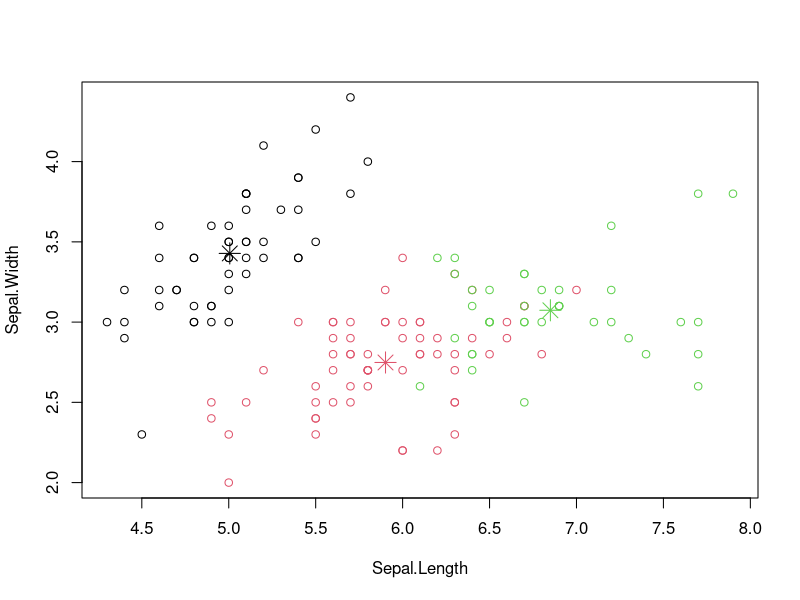
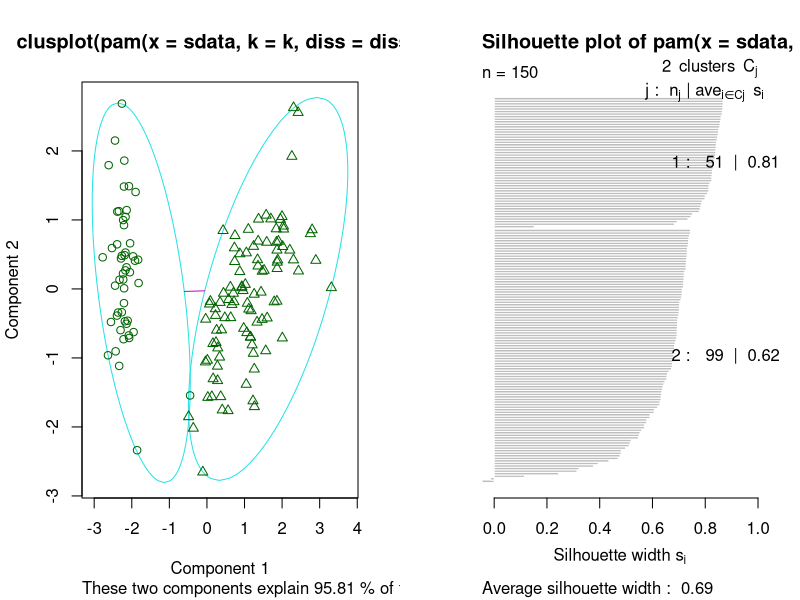
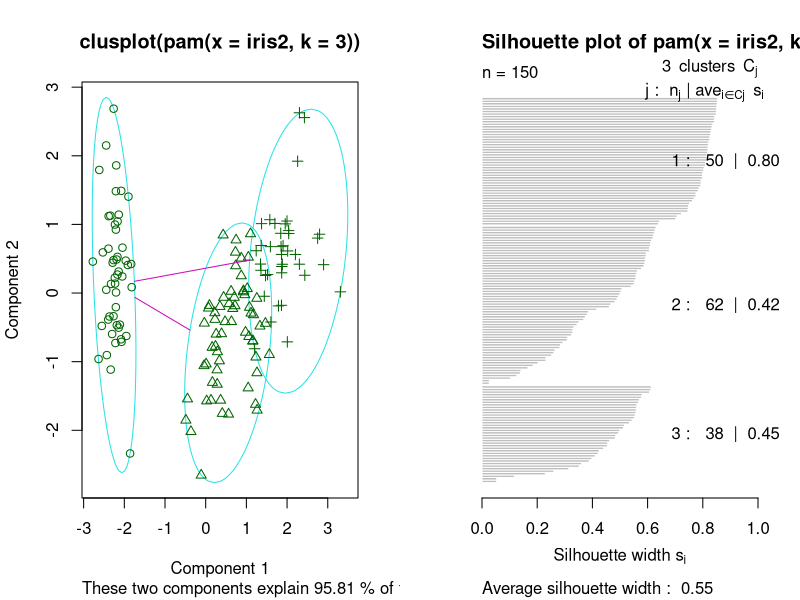
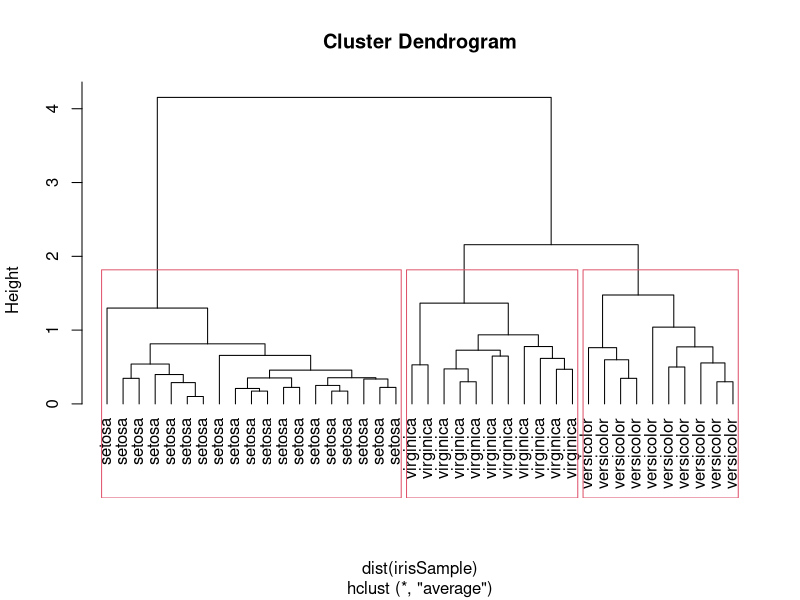
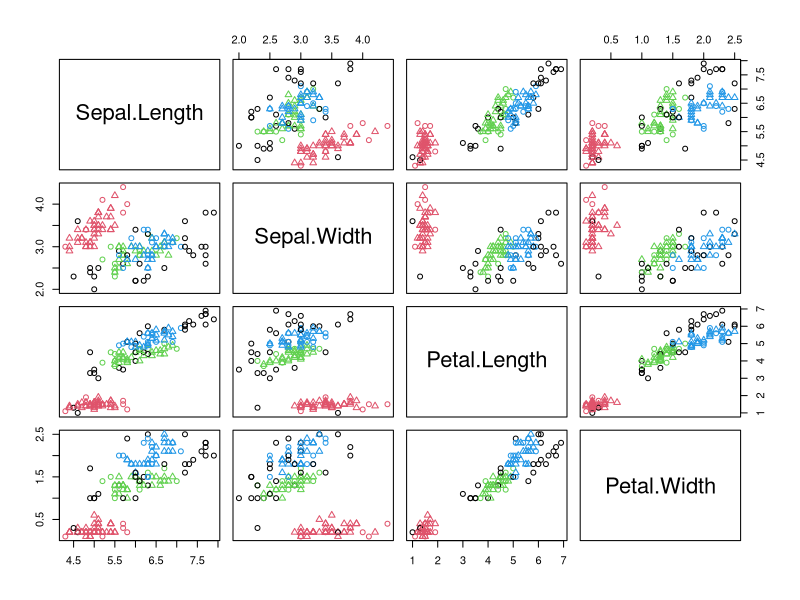
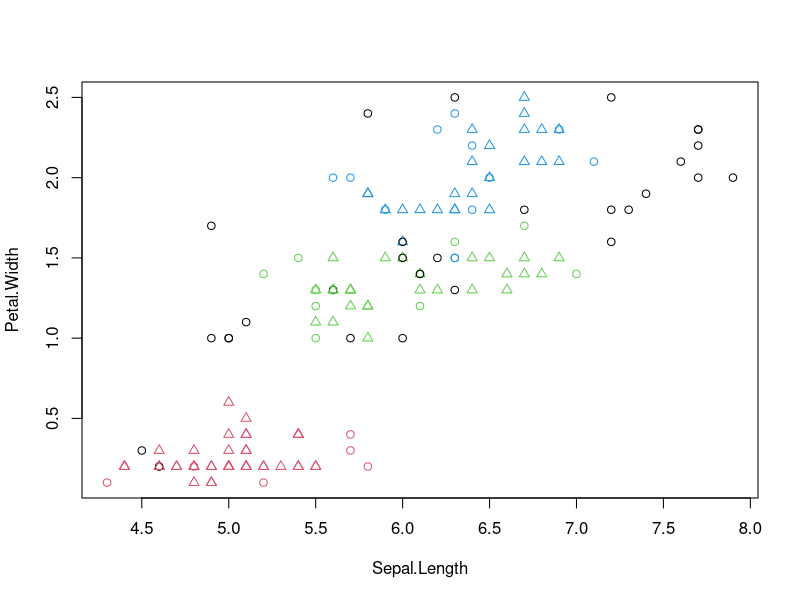
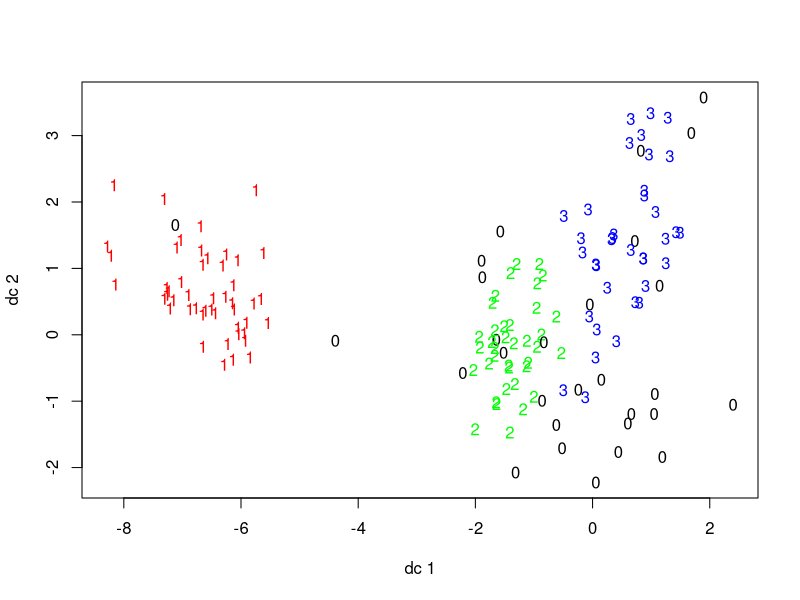
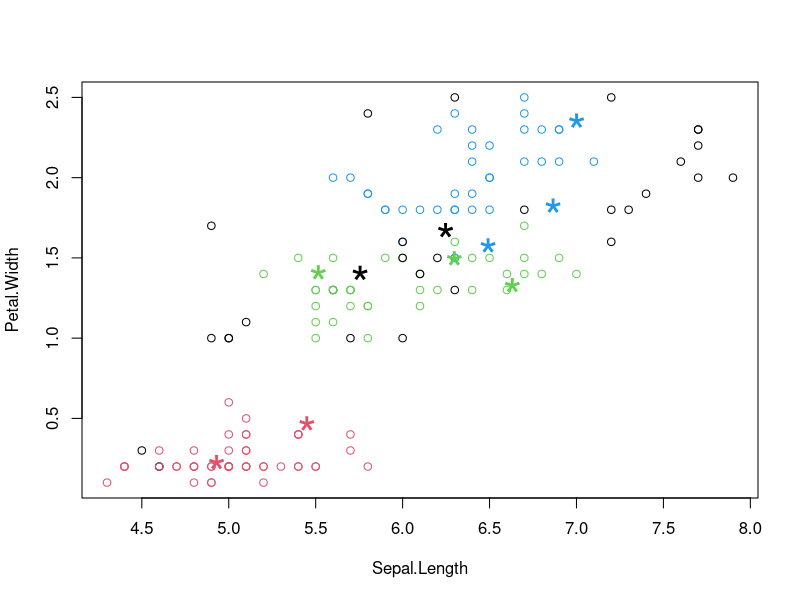

Generate these figures, in order, with R:
#' ## Chapter 6 Clustering   


#' ### 6.1 The k-Means Clustering   

#+ include=FALSE
set.seed(8953)

#+
iris2 <- iris
head(iris2)
iris2$Species <- NULL     # same as iris2[,-5]
head(iris2)
(kmeans.result <- kmeans(iris2, 3))    # the number of cluster = 3
str(kmeans.result)
kmeans.result$centers

#+
table(iris$Species, kmeans.result$cluster)

#+
plot(iris2[c("Sepal.Length", "Sepal.Width")], col = kmeans.result$cluster)
# plot cluster centers
points(kmeans.result$centers[,c("Sepal.Length", "Sepal.Width")], col = 1:3, 
       pch = 8, cex=2)

#' ### 6.2 The k-Medoids Clustering

#' #### Summary of the k-Medoids Clustering  
#' A medoid is the point in the cluster defined by
#' \[arg\, min_{x \in X} \sum_{y\in(X-\{x\})} d(x,y)\]
#' 
#' * while a cluster is represented with its center (i.e., the means of the cluster)
#'  in the k-means algorithm, it is represented with the object 
#'  where the sum of distance is minimal.
#' * k-medoids cluster is not affected by outliers rather than k-means.     

#' * PAM (Partitioning Around Medoids) is a classic algorithm for k-medois clustering.
#' * PAM algorithm is inefficient for clustering large data.
#' * CLARA algorithm is an enhanced tecnique of PAM by drawing multiple samples of data,
#'   applying PAM on each sample and return the best clustering.
#' * pam(): implementation of PAM in the package *cluster*
#' * clara(): implementation of PAM in the package *cluster*
#' * pamk(): an enhanced version of pam(), not need to choose k (in package *fpc*)   

#+ include=FALSE
library(fpc)

#+ 
(pamk.result <- pamk(iris2))
# number of clusters
pamk.result$nc
# check clustering against actual species
table(pamk.result$pamobject$clustering, iris$Species)

#+ fig.width =12, fig.height=6
layout(matrix(c(1,2),1,2)) # 2 graphs per page 
plot(pamk.result$pamobject)
layout(matrix(1)) # change back to one graph per page 

#+
library(cluster)
pam.result <- pam(iris2, 3)
table(pam.result$clustering, iris$Species)

#+ fig.width =12, fig.height=6
layout(matrix(c(1,2),1,2)) # 2 graphs per page 
plot(pam.result)
layout(matrix(1)) # change back to one graph per page 

#' ### 6.3 Hierarchical Clustering

#+ include=FALSE
set.seed(2835)

#+
idx <- sample(1:dim(iris)[1], 40)
dim(iris)
dim(iris)[1]
idx
irisSample <- iris[idx,]
irisSample$Species <- NULL
hc <- hclust(dist(irisSample), method="ave")

#+ fig.width = 12, fig.height=8
plot(hc, hang = -1, labels=iris$Species[idx])
# hang: The fraction of the plot height
# by which labels should hang below the rest of the plot. 
# A negative value will cause the labels to hang down from 0.

# cut tree into 3 clusters
rect.hclust(hc, k=3)
groups <- cutree(hc, k=3)

#' ### 6.4 Density-Based Clustering

#+
library(fpc)
iris2 <- iris[-5] # remove class tags
ds <- dbscan(iris2, eps=0.42, MinPts=5)
# compare clusters with original class labels
table(ds$cluster, iris$Species)


#+
plot(ds, iris2)

#+
plot(ds, iris2[c(1,4)])

#+
plotcluster(iris2, ds$cluster)

#+
# create a new dataset for labeling
set.seed(435) 
idx <- sample(1:nrow(iris), 10)
newData <- iris[idx,-5]
newData <- newData + matrix(runif(10*4, min=0, max=0.2), nrow=10, ncol=4)
# label new data
myPred <- predict(ds, iris2, newData)
# plot result
plot(iris2[c(1,4)], col=1+ds$cluster)
points(newData[c(1,4)], pch="*", col=1+myPred, cex=3)
# check cluster labels
table(myPred, iris$Species[idx])
